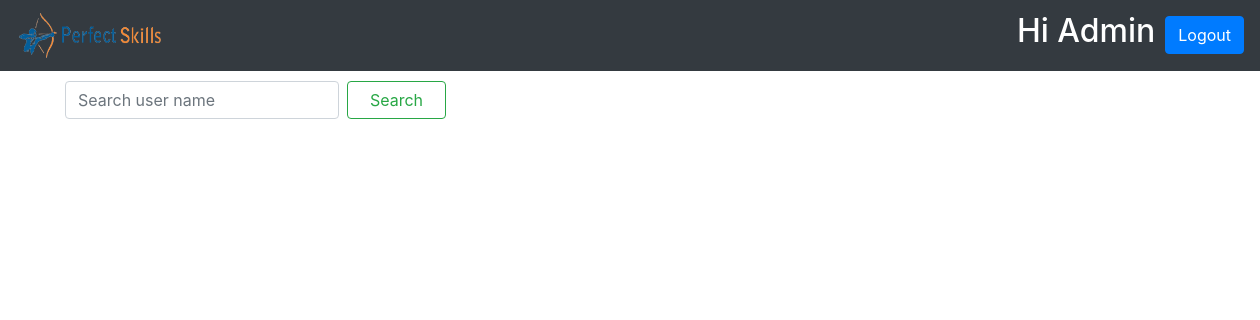
Before: /administration/allAnswer/ (signed in) with the older database file.
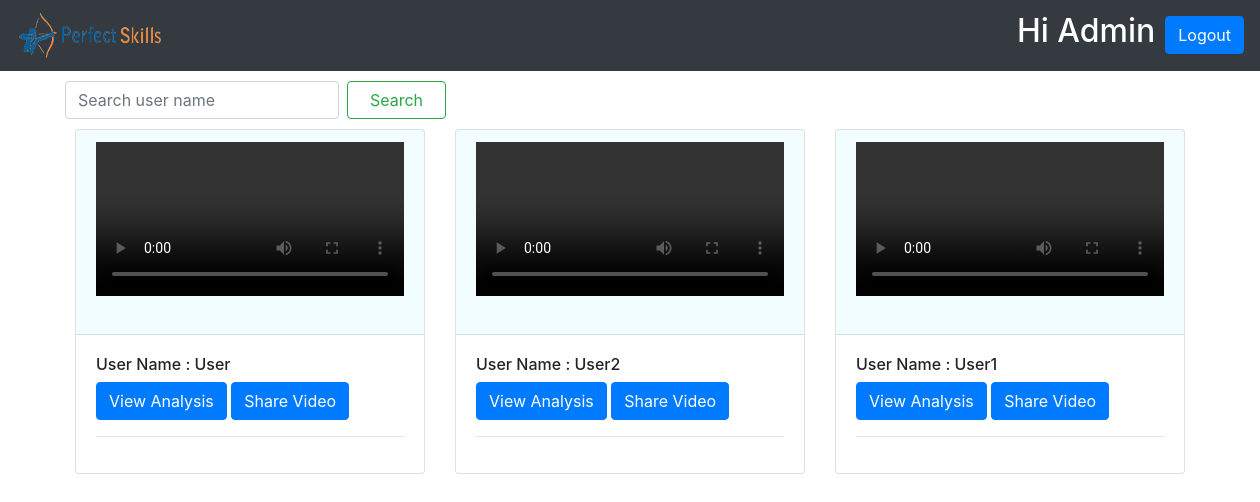
After: the same page with the newer database file.
### assessments/models.py (models this page shows, shortened)
class videoAns(models.Model):
    user_name = models.CharField(max_length=255,null=True)
    assessment_name = models.CharField(max_length=300,null=True)
    question = models.CharField(max_length=300,null=True)
    videoAns = models.FileField(upload_to='media',blank=True)
    created_at = models.DateTimeField(auto_now=True, blank=True)

### administration/views.py (the view)
# urls.py: path('allAnswer/',allAnswer,name='allAnswer'),
@staff_member_required
@login_required(login_url='login')
def allAnswer(request):
	video = videoAns.objects.all()
	return render(request, 'allAnswer.html',{'video':video})

### templates/allAnswer.html
{% extends 'base.html' %}
{% load static %}
{% block content %}
<div class="container-fluid" style="margin-top: 10px; margin-left: 50px;">
    <div class="row">
        <div class="col-sm">
            <form class="form-inline my-2 my-lg-0" action="{% url 'searchbar' %}">
                <input class="form-control mr-sm-2" name="search" type="search" placeholder="Search user name"
                    aria-label="Search" default="sarvesh deshmukh">
                <button class="btn btn-outline-success my-2 my-sm-0" type="submit">Search</button>
            </form>
        </div>
        <div class="col-sm">
        </div>
    </div>
</div>
<div class="container">
    <div class="row">
        {% for video in video.all reversed %}
        <div class="col-md-4" style="margin-top:10px ;" >
            <div class="card">
                <div class="card-header" style="background-color: rgba(0, 217, 255, 0.055);">
                    <video width="320" height="240" controls>
                        <source src="http://127.0.0.1:8000/media//{{ video.videoAns }}" type="video/webm">
                    </video>
                </div>
                <div class="card-body">
                    <h6>User Name : {{ video.user_name }}</h6>
                    <a href="http://127.0.0.1:8000/media//{{ video.videoAns }}" class="btn btn-primary">View Analysis</a>
                    <a href="#" class="btn btn-primary">Share Video</a>
                    <hr>
                </div>
            </div>
        </div>
        {% endfor %}
    </div>
</div>
{% endblock %}

Changed rows visible on the page:
added videoAns: user_name "User"
added videoAns: user_name "User2"
added videoAns: user_name "User1"
